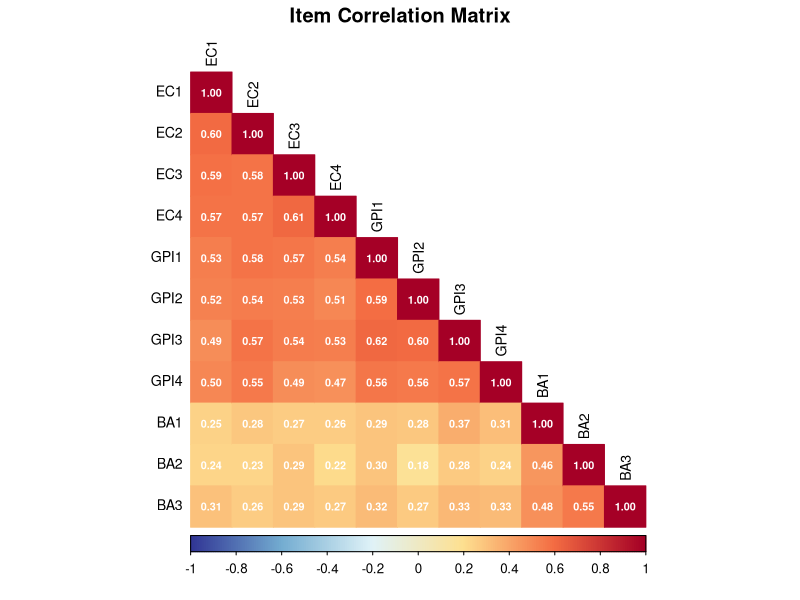
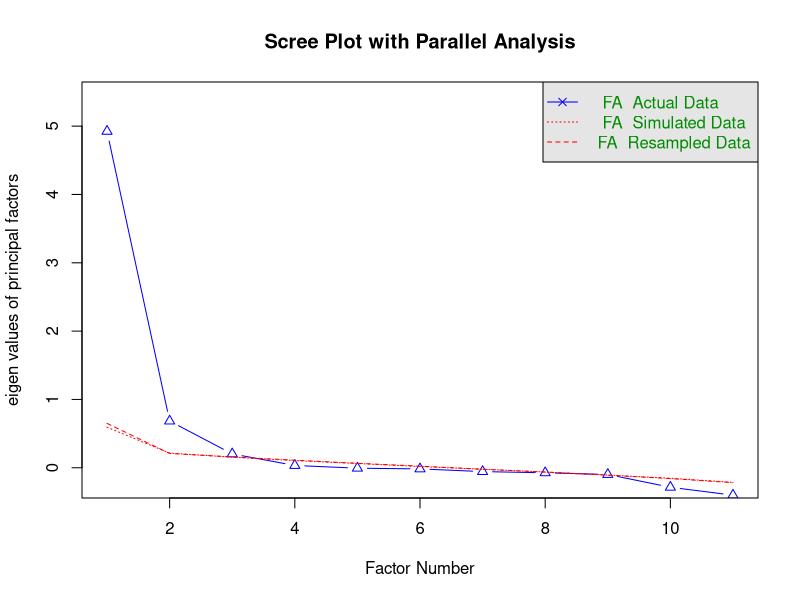

Reproduce these figures in R, in order. (Note: this script raises an error after producing the figures.)
## ---- chunk 1
knitr::opts_chunk$set(
  echo = TRUE,
  fig.width = 8,
  fig.height = 5,
  fig.path = "figs/",
  dev = "svg"
)

dir.create("figs", recursive = TRUE, showWarnings = FALSE)
## ---- chunk 2
#| code-summary: "▶ Load required packages"
# Uncomment to install if needed:
# install.packages(c("lavaan", "semTools", "MASS", "ggplot2",
#                    "dplyr", "tidyr", "corrplot", "psych", "knitr", "lmtest",
#                    "mclust", "dbscan"))

library(lavaan)       # CFA and SEM (Parts 1 and 3)
library(semTools)     # htmt() and auxiliary SEM tools (Parts 1 and 3)
library(MASS)         # mvrnorm(): generate multivariate normal data (all parts)
library(ggplot2)      # Visualizations (all parts)
library(dplyr)        # Data manipulation (all parts)
library(tidyr)        # Data reshaping (Parts 2 and 3)
library(corrplot)     # Correlation heatmap (Part 1)
library(psych)        # EFA (Part 1)
library(knitr)        # Nicely formatted tables (all parts)
library(lmtest)       # Breusch-Pagan heteroskedasticity test (Part 2)
library(mclust)       # Gaussian mixture models / latent class analysis (Part 4)
library(dbscan)       # Local outlier factor and DBSCAN clustering (Part 5)
## ---- chunk 3
#| code-summary: "▶ Simulate green marketing dataset (n=400)"
set.seed(2025)
n <- 400

# ── Step 1: Assign participants to conditions ──────────────────────────────────
treatment <- sample(c(0L, 1L), size = n, replace = TRUE)

# ── Step 2: Define the true factor correlation matrix ─────────────────────────
# EC and GPI are correlated at .93 — too high for discriminant validity
# EC–BA and GPI–BA are at more typical, moderate levels
phi_pop <- matrix(
  c(1.00, 0.93, 0.45,   # EC row
    0.93, 1.00, 0.50,   # GPI row
    0.45, 0.50, 1.00),  # BA row
  nrow = 3, byrow = TRUE,
  dimnames = list(c("EC", "GPI", "BA"), c("EC", "GPI", "BA"))
)

# ── Step 3: Generate latent factor scores ─────────────────────────────────────
latent_base <- MASS::mvrnorm(n = n, mu = c(0, 0, 0), Sigma = phi_pop)

EC_lat  <- latent_base[, 1]
GPI_lat <- latent_base[, 2] + 0.40 * treatment  # Green marketing raises GPI by .40 SD
BA_lat  <- latent_base[, 3]

# ── Step 4: Define item loadings ──────────────────────────────────────────────
# These represent how strongly each item reflects its latent construct
lambda_EC  <- c(0.78, 0.82, 0.74, 0.76)
lambda_GPI <- c(0.80, 0.76, 0.82, 0.78)
lambda_BA  <- c(0.72, 0.76, 0.70)

# ── Step 5: Generate continuous item scores (latent score + measurement error) ─
gen_items <- function(latent, loadings) {
  sapply(loadings, function(lam) {
    lam * latent + sqrt(1 - lam^2) * rnorm(length(latent))
  })
}

EC_cont  <- gen_items(EC_lat,  lambda_EC)
GPI_cont <- gen_items(GPI_lat, lambda_GPI)
BA_cont  <- gen_items(BA_lat,  lambda_BA)

# ── Step 6: Round to 7-point Likert scale ─────────────────────────────────────
# Cut the continuous distribution into 7 ordered categories
to_likert7 <- function(x) {
  z <- (x - mean(x)) / sd(x)   # standardise each item
  breaks <- c(-Inf, -1.5, -0.75, -0.25, 0.25, 0.75, 1.5, Inf)
  as.integer(cut(z, breaks = breaks, labels = 1:7))
}

EC_lik  <- apply(EC_cont,  2, to_likert7)
GPI_lik <- apply(GPI_cont, 2, to_likert7)
BA_lik  <- apply(BA_cont,  2, to_likert7)

# ── Step 7: Assemble the final data frame ─────────────────────────────────────
df <- data.frame(
  id        = 1:n,
  condition = factor(treatment, levels = c(0, 1),
                     labels = c("Control", "Green Marketing")),
  EC1  = EC_lik[, 1], EC2  = EC_lik[, 2],
  EC3  = EC_lik[, 3], EC4  = EC_lik[, 4],
  GPI1 = GPI_lik[, 1], GPI2 = GPI_lik[, 2],
  GPI3 = GPI_lik[, 3], GPI4 = GPI_lik[, 4],
  BA1  = BA_lik[, 1], BA2  = BA_lik[, 2], BA3  = BA_lik[, 3]
)

# Quick look at the data
head(df, 5)
## ---- chunk 4
#| code-summary: "▶ Descriptive statistics by condition"
# Count participants per condition and compute scale means
df |>
  group_by(condition) |>
  summarise(
    n          = n(),
    Mean_EC    = round(rowMeans(across(EC1:EC4))  |> mean(), 2),
    Mean_GPI   = round(rowMeans(across(GPI1:GPI4)) |> mean(), 2),
    Mean_BA    = round(rowMeans(across(BA1:BA3))  |> mean(), 2)
  ) |>
  kable(col.names = c("Condition", "N", "Mean EC", "Mean GPI", "Mean BA"),
        caption = "Sample sizes and scale means by condition")
## ---- chunk 5
#| code-summary: "▶ Plot: item correlation heatmap"
# Extract just the item columns (no ID or condition)
items_df <- df |> select(EC1:BA3)

# Compute correlation matrix
item_cors <- cor(items_df)

# Color-coded heatmap
# Warm colors = high positive correlation; cool colors = low/negative
corrplot(item_cors,
         method   = "color",
         type     = "lower",
         order    = "original",     # keep original order so EC, GPI, BA stay grouped
         tl.col   = "black",
         tl.cex   = 0.85,
         addCoef.col = "white",     # print correlation values
         number.cex  = 0.65,
         col      = colorRampPalette(c("#313695", "#74add1", "#e0f3f8",
                                       "#fee090", "#f46d43", "#a50026"))(200),
         title    = "Item Correlation Matrix",
         mar      = c(0, 0, 1.5, 0))
## ---- chunk 6
#| code-summary: "▶ Compute average within- and between-scale correlations"
# Compute average correlations within each scale and between scales
cors <- cor(items_df)

within_EC  <- mean(cors[1:4, 1:4][lower.tri(cors[1:4, 1:4])])
within_GPI <- mean(cors[5:8, 5:8][lower.tri(cors[5:8, 5:8])])
within_BA  <- mean(cors[9:11, 9:11][lower.tri(cors[9:11, 9:11])])

between_EC_GPI <- mean(abs(cors[1:4, 5:8]))
between_EC_BA  <- mean(abs(cors[1:4, 9:11]))
between_GPI_BA <- mean(abs(cors[5:8, 9:11]))

avg_cor_summary <- data.frame(
  Type  = c("Within EC",  "Within GPI", "Within BA",
            "Between EC–GPI ⚠️", "Between EC–BA", "Between GPI–BA"),
  Avg_r = round(c(within_EC, within_GPI, within_BA,
                  between_EC_GPI, between_EC_BA, between_GPI_BA), 3)
)
kable(avg_cor_summary, col.names = c("Correlation Type", "Average |r|"),
      caption = "Average within-scale and between-scale correlations")
## ---- chunk 7
#| code-summary: "▶ Scree plot with parallel analysis"
# fa.parallel() overlays observed eigenvalues on eigenvalues from 200 randomly
# generated datasets of the same size. Points where the observed line (solid)
# sits clearly above the random baseline (dashed) indicate real factors.
fa.parallel(
  items_df,
  fa          = "fa",    # factor analysis (not principal components)
  fm          = "ml",    # maximum likelihood extraction
  n.iter      = 200,     # random datasets for the parallel baseline
  main        = "Scree Plot with Parallel Analysis",
  show.legend = TRUE
)
## ---- chunk 8
#| code-summary: "▶ EFA with 3 factors (oblique rotation)"
efa_fit <- fa(
  items_df,
  nfactors = 3,           # number of factors to extract
  rotate   = "oblimin",   # oblique rotation — allows correlated factors
  fm       = "ml",        # maximum likelihood estimation
  scores   = "regression"
)

# Print loadings; values below 0.30 suppressed to highlight the pattern
print(loadings(efa_fit), cutoff = 0.30, sort = FALSE)

# the prose below assumes all EC and GPI items load most strongly on one factor
stopifnot(length(unique(apply(abs(unclass(loadings(efa_fit))[1:8, ]), 1, which.max))) == 1)
## ---- chunk 9
#| code-summary: "▶ Variance explained by each factor"
efa_var <- data.frame(
  Factor      = paste0("Factor ", 1:3),
  SS_Loadings = round(efa_fit$Vaccounted["SS loadings",     ], 3),
  Prop_Var    = round(efa_fit$Vaccounted["Proportion Var",  ], 3),
  Cum_Var     = round(efa_fit$Vaccounted["Cumulative Var",  ], 3)
)
kable(efa_var,
      col.names = c("Factor", "SS Loadings",
                    "Proportion of Variance", "Cumulative Variance"),
      caption   = "EFA: variance explained by each factor")
## ---- chunk 10
#| code-summary: "▶ CFA: test the hypothesised 3-factor structure"
cfa_model_conv <- '
  EC  =~ EC1 + EC2 + EC3 + EC4
  GPI =~ GPI1 + GPI2 + GPI3 + GPI4
  BA  =~ BA1  + BA2  + BA3
'

# std.lv = TRUE: fixes factor variances to 1 so loadings and factor
# correlations are directly interpretable on a standardised scale
fit_conv <- cfa(cfa_model_conv, data = items_df, std.lv = TRUE)
summary(fit_conv, fit.measures = TRUE, standardized = TRUE)
## ---- chunk 11
#| code-summary: "▶ Standardised factor loadings table"
std_loads <- standardizedSolution(fit_conv) |>
  filter(op == "=~") |>
  select(lhs, rhs, est.std, se, pvalue) |>
  mutate(across(where(is.numeric), \(x) round(x, 3)))

kable(std_loads,
      col.names = c("Construct", "Item", "Std. Loading", "SE", "p-value"),
      caption   = "CFA standardised factor loadings — convergent validity evidence")
## ---- chunk 12
#| code-summary: "▶ Fit indices summary"
fi <- fitMeasures(fit_conv,
      c("cfi","tli","rmsea","rmsea.ci.lower","rmsea.ci.upper","srmr"))

fit_summary <- data.frame(
  Index     = c("CFI","TLI","RMSEA","RMSEA 90% CI","SRMR"),
  Value     = c(round(fi["cfi"],  3),
                round(fi["tli"],  3),
                round(fi["rmsea"],3),
                paste0("[", round(fi["rmsea.ci.lower"],3),
                       ", ", round(fi["rmsea.ci.upper"],3), "]"),
                round(fi["srmr"], 3)),
  Benchmark = c("≥ 0.95","≥ 0.95","≤ 0.06","—","≤ 0.08")
)
kable(fit_summary,
      col.names = c("Fit Index","Value","Good Fit Benchmark"),
      caption   = "CFA model fit indices")

# estimated EC-GPI factor correlation (standardised), used in the text below
phi_conv <- standardizedSolution(fit_conv) |>
  filter(op == "~~", lhs == "EC", rhs == "GPI") |> pull(est.std)
## ---- chunk 13
#| code-summary: "▶ Run HTMT2 analysis"
# ── Model specification ────────────────────────────────────────────────────────
# This tells htmt() which items belong to which construct.
# It uses the same syntax as lavaan's CFA model specification.
cfa_model <- '
  EC  =~ EC1 + EC2 + EC3 + EC4
  GPI =~ GPI1 + GPI2 + GPI3 + GPI4
  BA  =~ BA1  + BA2  + BA3
'

# ── Run the HTMT analysis ──────────────────────────────────────────────────────
htmt_result <- semTools::htmt(
  model    = cfa_model,   # factor structure: which items belong to which scale
  data     = items_df,    # item-level data ONLY (no id, no condition variable)
  htmt2    = TRUE,        # use HTMT2 (geometric mean) — recommended
  absolute = TRUE         # use absolute values of correlations
)

print(htmt_result)
## ---- chunk 14
#| code-summary: "▶ Plot: HTMT2 bar chart with thresholds"
# Extract the HTMT matrix and reshape for plotting
htmt_mat <- as.matrix(htmt_result)

# semTools fills only one triangle; we need a robust helper to extract a pair
get_htmt <- function(mat, r, c) {
  val <- mat[r, c]
  if (is.na(val)) val <- mat[c, r]   # try the other triangle
  as.numeric(val)
}

htmt_pairs <- data.frame(
  pair  = c("EC ↔ GPI", "EC ↔ BA", "GPI ↔ BA"),
  htmt  = c(get_htmt(htmt_mat, "EC", "GPI"),
            get_htmt(htmt_mat, "EC", "BA"),
            get_htmt(htmt_mat, "GPI", "BA")),
  label = c("Concern", "Criterion met", "Criterion met")
)

ggplot(htmt_pairs, aes(x = reorder(pair, -htmt), y = htmt, fill = label)) +
  geom_col(width = 0.55, colour = "white") +
  # Threshold lines
  geom_hline(yintercept = 0.90, linetype = "dashed",
             colour = "firebrick", linewidth = 0.9) +
  geom_hline(yintercept = 0.85, linetype = "dotted",
             colour = "darkorange", linewidth = 0.9) +
  # Value labels on bars
  geom_text(aes(label = round(htmt, 3)), vjust = -0.5,
            fontface = "bold", size = 4) +
  # Threshold annotations
  annotate("text", x = 3.45, y = 0.915,
           label = "Lenient criterion (0.90)", colour = "firebrick",
           size = 3.3, hjust = 1) +
  annotate("text", x = 3.45, y = 0.865,
           label = "Strict criterion (0.85)", colour = "darkorange",
           size = 3.3, hjust = 1) +
  scale_fill_manual(values = c("Concern"       = "#d73027",
                               "Criterion met" = "#4575b4"),
                    name = NULL) +
  scale_y_continuous(limits = c(0, 1.08), expand = c(0, 0)) +
  labs(
    x        = NULL,
    y        = "HTMT Value",
    title    = "HTMT2 Analysis: Discriminant Validity Criteria",
    subtitle = "Bars above the dashed line do not meet the 0.90 criterion"
  ) +
  theme_minimal(base_size = 13) +
  theme(legend.position = "bottom",
        panel.grid.major.x = element_blank())
## ---- chunk 15
#| code-summary: "▶ Specify the labeled CFA/DVI model"
dvi_model <- '
  # Measurement model
  EC  =~ lam_EC1*EC1 + lam_EC2*EC2 + lam_EC3*EC3 + lam_EC4*EC4
  GPI =~ lam_GPI1*GPI1 + lam_GPI2*GPI2 + lam_GPI3*GPI3 + lam_GPI4*GPI4
  BA  =~ lam_BA1*BA1 + lam_BA2*BA2 + lam_BA3*BA3

  # Error variances
  EC1  ~~ th_EC1*EC1
  EC2  ~~ th_EC2*EC2
  EC3  ~~ th_EC3*EC3
  EC4  ~~ th_EC4*EC4

  GPI1 ~~ th_GPI1*GPI1
  GPI2 ~~ th_GPI2*GPI2
  GPI3 ~~ th_GPI3*GPI3
  GPI4 ~~ th_GPI4*GPI4

  BA1  ~~ th_BA1*BA1
  BA2  ~~ th_BA2*BA2
  BA3  ~~ th_BA3*BA3

  # Factor correlations
  EC  ~~ phi_EC_GPI*GPI
  EC  ~~ phi_EC_BA*BA
  GPI ~~ phi_GPI_BA*BA

  # Congeneric reliability
  CR_EC  := ((lam_EC1 + lam_EC2 + lam_EC3 + lam_EC4)^2) / (((lam_EC1 + lam_EC2 + lam_EC3 + lam_EC4)^2) + th_EC1 + th_EC2 + th_EC3 + th_EC4)
  CR_GPI := ((lam_GPI1 + lam_GPI2 + lam_GPI3 + lam_GPI4)^2) / (((lam_GPI1 + lam_GPI2 + lam_GPI3 + lam_GPI4)^2) + th_GPI1 + th_GPI2 + th_GPI3 + th_GPI4)
  CR_BA  := ((lam_BA1 + lam_BA2 + lam_BA3)^2) / (((lam_BA1 + lam_BA2 + lam_BA3)^2) + th_BA1 + th_BA2 + th_BA3)

  # DVI
  DVI_1      := 1 - sqrt(phi_EC_GPI^2)
  DVI_CR_EC  := sqrt(CR_EC) - sqrt(phi_EC_GPI^2)
  DVI_CR_GPI := sqrt(CR_GPI) - sqrt(phi_EC_GPI^2)
'
## ---- chunk 16
#| code-summary: "▶ Fit CFA and get Wald confidence intervals"
# Fit the CFA using the labelled model
# std.lv = TRUE: fixes factor variances to 1, so phi values ARE correlations
fit_wald <- cfa(
  model  = dvi_model,
  data   = items_df,
  std.lv = TRUE      # ← IMPORTANT: without this, phi is not a correlation
)

# Check that the model converged and fits reasonably
summary(fit_wald, fit.measures = TRUE, standardized = TRUE)
## ---- chunk 17
#| code-summary: "▶ Extract DVI estimates (Wald CIs)"
# Extract parameter estimates with 95% Wald confidence intervals
pe_wald <- parameterEstimates(fit_wald, level = 0.95)

# Filter to the derived parameters (DVI, CR, and the factor correlation)
key_params <- c("phi_EC_GPI", "CR_EC", "CR_GPI",
                "DVI_1", "DVI_CR_EC", "DVI_CR_GPI")

dvi_wald_table <- pe_wald |>
  filter(label %in% key_params) |>
  select(label, est, se, ci.lower, ci.upper, pvalue) |>
  mutate(across(where(is.numeric), \(x) round(x, 3)))

kable(
  dvi_wald_table,
  col.names = c("Parameter", "Estimate", "SE", "CI Lower", "CI Upper", "p-value"),
  caption   = "DVI Results with Wald 95% Confidence Intervals"
)
## ---- chunk 18
#| code-summary: "▶ Re-fit with bootstrap SEs (~60 sec)"
# Fit the model again with bootstrap standard errors
# bootstrap = 1000 is a reasonable minimum; use 2000+ for final reporting
set.seed(31415927)
fit_boot <- cfa(
  model     = dvi_model,
  data      = items_df,
  std.lv    = TRUE,
  se        = "bootstrap",   # switch from Wald to bootstrap
  bootstrap = 1000           # number of bootstrap resamples
)

# Extract parameter estimates with percentile bootstrap CIs
pe_boot <- parameterEstimates(
  fit_boot,
  boot.ci.type = "perc",   # percentile method (most commonly recommended)
  level        = 0.95
)

dvi_boot_table <- pe_boot |>
  filter(label %in% key_params) |>
  select(label, est, ci.lower, ci.upper) |>
  mutate(across(where(is.numeric), \(x) round(x, 3)))

kable(
  dvi_boot_table,
  col.names = c("Parameter", "Estimate", "Bootstrap CI Lower", "Bootstrap CI Upper"),
  caption   = "DVI Results with Percentile Bootstrap 95% Confidence Intervals (B = 1,000)"
)
## ---- chunk 19
#| code-summary: "▶ Plot: DVI forest plot"
# Build a plotting data frame from the bootstrap results
dvi_plot_df <- dvi_boot_table |>
  filter(label %in% c("DVI_1", "DVI_CR_EC", "DVI_CR_GPI")) |>
  mutate(
    label_nice = case_when(
      label == "DVI_1"      ~ "DVI₁: Phi criterion\n(1 – |φ|)",
      label == "DVI_CR_EC"  ~ "DVI_CR (EC): CR criterion\n(√CR_EC – |φ|)",
      label == "DVI_CR_GPI" ~ "DVI_CR (GPI): CR criterion\n(√CR_GPI – |φ|)"
    ),
    supported = ci.lower > 0   # TRUE if entire CI is above zero
  )

ggplot(dvi_plot_df, aes(x = est, y = reorder(label_nice, est), colour = supported)) +
  # CI bar
  geom_segment(aes(x = ci.lower, xend = ci.upper,
                   y = reorder(label_nice, est), yend = reorder(label_nice, est)),
               linewidth = 1.5) +
  # Point estimate
  geom_point(size = 4) +
  # Zero line (the null: no discriminant validity)
  geom_vline(xintercept = 0, linetype = "dashed", colour = "black", linewidth = 0.8) +
  # Colour: green = supported, red = not supported
  scale_colour_manual(values = c("TRUE"  = "#2c7bb6",
                                 "FALSE" = "#d7191c"),
                      labels = c("TRUE"  = "Criterion met (CI above 0)",
                                 "FALSE" = "Not established (CI includes 0)"),
                      name   = NULL) +
  labs(
    x        = "DVI Estimate (with 95% Bootstrap CI)",
    y        = NULL,
    title    = "DVI Forest Plot: EC ↔ GPI Pair",
    subtitle = "If the CI bar crosses the dashed line (0), the criterion is not established"
  ) +
  theme_minimal(base_size = 13) +
  theme(legend.position = "bottom",
        panel.grid.minor = element_blank())
## ---- chunk 20
#| code-summary: "▶ Two-step decision table"
# Determine outcomes based on bootstrap CIs
dvi_results <- dvi_boot_table |>
  filter(label %in% c("DVI_1", "DVI_CR_EC", "DVI_CR_GPI")) |>
  mutate(
    significant = ci.lower > 0,
    verdict     = if_else(significant, "Criterion met ✓", "Not established")
  ) |>
  select(label, est, ci.lower, ci.upper, verdict)

kable(
  dvi_results,
  col.names = c("DVI Metric", "Estimate", "95% CI Lower", "95% CI Upper", "Verdict"),
  caption   = "Two-Step Decision Summary for the EC–GPI Pair"
)
## ---- chunk 21
#| code-summary: "▶ HTMT vs. DVI side-by-side summary"
# Assemble phi and HTMT values for the comparison table
phi_est     <- round(dvi_boot_table$est[dvi_boot_table$label == "phi_EC_GPI"], 3)
phi_ci_lo   <- round(dvi_boot_table$ci.lower[dvi_boot_table$label == "phi_EC_GPI"], 3)
phi_ci_hi   <- round(dvi_boot_table$ci.upper[dvi_boot_table$label == "phi_EC_GPI"], 3)
htmt_val    <- round(get_htmt(htmt_mat, "EC", "GPI"), 3)

comparison <- data.frame(
  Feature         = c("What it tests",
                      "Key output",
                      "Threshold / decision rule",
                      "Relation to reliability",
                      "Formal statistical test?",
                      "EC ↔ GPI result"),
  HTMT            = c("Between-scale vs. within-scale correlations",
                      paste0("HTMT2 = ", htmt_val),
                      "< 0.85 (strict) or < 0.90 (lenient)",
                      "Indirect: built from indicator correlations; HTMT2 targets the latent correlation",
                      "Criterion on a point estimate (no CI by default)",
                      if_else(htmt_val >= 0.90, "Criterion not met (≥ 0.90)", "Criterion met ✓")),
  `DVI (Pieters et al., 2025)` = c("Factor correlation and scale reliability",
                      paste0("φ = ", phi_est, " [", phi_ci_lo, ", ", phi_ci_hi, "]"),
                      "DVI > 0 with CI excluding zero",
                      "Explicit: compares φ with √CR",
                      "Yes: Wald and bootstrap CIs",
                      "See DVI table above")
)

kable(
  comparison,
  col.names = c("Feature", "HTMT", "DVI (Pieters et al., 2025)"),
  caption   = "Comparing the two discriminant validity methods"
)
## ---- chunk 22
#| code-summary: "▶ Simulate WTP data: eco utility vs. perceived price confound"
set.seed(2025)
N_wtp <- 300

# Two latent constructs
eco_utility  <- rnorm(N_wtp, 0, 1)
# Price belief correlated with utility: eco-conscious consumers expect eco products to cost more
price_belief <- 0.40 * eco_utility + rnorm(N_wtp, 0, sqrt(1 - 0.40^2))

# Products 1–3: plain packaging — WTP driven primarily by eco utility
# Products 4–6: luxury packaging — WTP also inflated by price belief
# Log-scale WTP ensures positive values and stabilises variance (currency is right-skewed)
wtp_df <- data.frame(
  plain1 = round(exp(3.0 + 0.70 * eco_utility + 0.15 * price_belief + rnorm(N_wtp, 0, 0.30))),
  plain2 = round(exp(3.0 + 0.72 * eco_utility + 0.12 * price_belief + rnorm(N_wtp, 0, 0.30))),
  plain3 = round(exp(3.0 + 0.68 * eco_utility + 0.18 * price_belief + rnorm(N_wtp, 0, 0.30))),
  lux4   = round(exp(3.0 + 0.40 * eco_utility + 0.60 * price_belief + rnorm(N_wtp, 0, 0.30))),
  lux5   = round(exp(3.0 + 0.38 * eco_utility + 0.62 * price_belief + rnorm(N_wtp, 0, 0.30))),
  lux6   = round(exp(3.0 + 0.42 * eco_utility + 0.58 * price_belief + rnorm(N_wtp, 0, 0.30)))
)
log_wtp_df <- as.data.frame(log(wtp_df))
colnames(log_wtp_df) <- paste0("log_", names(wtp_df))

cat("Mean WTP by packaging type:\n")
cat(sprintf("  Plain packaging (products 1–3): $%.1f\n", mean(unlist(wtp_df[,1:3]))))
cat(sprintf("  Luxury packaging (products 4–6): $%.1f\n", mean(unlist(wtp_df[,4:6]))))
## ---- chunk 23
#| code-summary: "▶ EFA on log-WTP: do plain and luxury products cluster separately?"
wtp_efa <- fa(log_wtp_df, nfactors = 2, rotate = "oblimin", fm = "ml")
print(loadings(wtp_efa), cutoff = 0.30)
## ---- chunk 24
#| code-summary: "▶ CFA model comparison: 1-factor vs. 2-factor WTP"
# Model 1: All six WTP products driven by a single latent utility construct
wtp_1f <- '
  utility =~ log_plain1 + log_plain2 + log_plain3 +
             log_lux4   + log_lux5   + log_lux6
'

# Model 2: Two latent sources — eco utility (plain) and price-inflated utility (luxury)
wtp_2f <- '
  eco_util  =~ log_plain1 + log_plain2 + log_plain3
  price_wtp =~ log_lux4   + log_lux5   + log_lux6
'

fit_wtp_1f <- cfa(wtp_1f, data = log_wtp_df, std.lv = TRUE)
fit_wtp_2f <- cfa(wtp_2f, data = log_wtp_df, std.lv = TRUE)

fi_1f <- fitMeasures(fit_wtp_1f, c("cfi","rmsea","srmr"))
fi_2f <- fitMeasures(fit_wtp_2f, c("cfi","rmsea","srmr"))

wtp_compare <- data.frame(
  Model   = c("1-factor (single utility construct)",
               "2-factor (eco utility + price belief)"),
  CFI     = round(c(fi_1f["cfi"],   fi_2f["cfi"]),   3),
  RMSEA   = round(c(fi_1f["rmsea"], fi_2f["rmsea"]), 3),
  SRMR    = round(c(fi_1f["srmr"],  fi_2f["srmr"]),  3)
)
kable(wtp_compare,
      col.names = c("Model","CFI","RMSEA","SRMR"),
      caption   = "WTP model comparison: fit indices")

# Likelihood ratio test
print(lavTestLRT(fit_wtp_1f, fit_wtp_2f))
## ---- chunk 25
#| code-summary: "▶ MTMM correlations: text topics vs. Likert scales (two scenarios)"
# In practice you would:
#   1. Collect open-ended responses
#   2. Fit a 3-topic STM: stm(documents, vocab, K=3, prevalence=~condition, data=meta)
#   3. Extract per-participant topic proportions (the theta matrix)
#   4. Correlate theta columns with the corresponding Likert scale scores

# Below we simulate what those MTMM correlations look like
# under two scenarios: clean recovery vs. built-in contamination

set.seed(42)
ec_score  <- rowMeans(df[, c("EC1","EC2","EC3","EC4")])
gpi_score <- rowMeans(df[, c("GPI1","GPI2","GPI3","GPI4")])
ba_score  <- rowMeans(df[, c("BA1","BA2","BA3")])

# Scenario A: text topics cleanly recover the three intended constructs
ec_text_A  <- 0.65 * ec_score  + 0.10 * gpi_score + 0.05 * ba_score + rnorm(400, 0, 0.5)
gpi_text_A <- 0.10 * ec_score  + 0.62 * gpi_score + 0.08 * ba_score + rnorm(400, 0, 0.5)
ba_text_A  <- 0.08 * ec_score  + 0.07 * gpi_score + 0.60 * ba_score + rnorm(400, 0, 0.5)

# Scenario B: GPI-text is dominated by environmental language (EC-contaminated)
ec_text_B  <- 0.65 * ec_score  + 0.10 * gpi_score + 0.05 * ba_score + rnorm(400, 0, 0.5)
gpi_text_B <- 0.58 * ec_score  + 0.20 * gpi_score + 0.07 * ba_score + rnorm(400, 0, 0.5) # ← built-in contamination
ba_text_B  <- 0.08 * ec_score  + 0.07 * gpi_score + 0.60 * ba_score + rnorm(400, 0, 0.5)

# MTMM correlation tables (text rows × Likert columns)
mtmm_A <- round(cor(
  data.frame(EC_Likert=ec_score, GPI_Likert=gpi_score, BA_Likert=ba_score,
             EC_text=ec_text_A, GPI_text=gpi_text_A, BA_text=ba_text_A)
)[4:6, 1:3], 2)

mtmm_B <- round(cor(
  data.frame(EC_Likert=ec_score, GPI_Likert=gpi_score, BA_Likert=ba_score,
             EC_text=ec_text_B, GPI_text=gpi_text_B, BA_text=ba_text_B)
)[4:6, 1:3], 2)

cat("Scenario A — Good discriminant validity (text topics recover constructs cleanly):\n")
print(mtmm_A)
cat("\nScenario B — Contamination built in (GPI-text bleeds into EC):\n")
print(mtmm_B)
## ---- chunk 26
#| code-summary: "▶ Simulate: one DV (WTP), two latent sources"

sdv <- local({
  set.seed(2025)
  n      <- 2000
  label  <- rbinom(n, 1, 0.5)                    # eco-label (randomised)
  cue    <- rbinom(n, 1, 0.5)                    # high reference-price cue (randomised)
  value  <- rnorm(n)                             # latent personal value: the label does NOT change it
  pexp   <- 0.4 * value + 0.5 * label + 0.5 * cue + rnorm(n, 0, sqrt(1 - 0.4^2))   # latent price expectation
  wtp    <- 0.8 * value + 0.6 * pexp + rnorm(n, 0, 0.5)                            # the single observed DV
  pexp_m <- pexp + rnorm(n, 0, 0.5)              # noisy self-report: "what would this typically cost?"
  data.frame(label, cue, value, pexp, wtp, pexp_m)
})

fit_a <- lm(wtp ~ label + cue, data = sdv)
fit_m <- lm(pexp_m ~ label + cue, data = sdv)    # does the label move the measured price expectation?
fit_v <- lm(value ~ label + cue, data = sdv)     # the truth, available only because this is a simulation
cf <- function(fit, term) summary(fit)$coefficients[term, 1:2]
fmt <- function(x) sprintf("%.2f (SE %.2f)", x[1], x[2])

sdv_tab <- data.frame(
  Check = c("Effect of the label on WTP",
            "Effect of the price cue on WTP",
            "Effect of the label on the measured expected-price item",
            "True effect of the label on value (known only in a simulation)"),
  Estimate = c(fmt(cf(fit_a, "label")), fmt(cf(fit_a, "cue")), fmt(cf(fit_m, "label")), fmt(cf(fit_v, "label"))),
  Reading = c("Looks like the label raised value, but WTP alone can't say why",
              "WTP moves with a cue meant to change only the market price, so WTP carries a price-expectation component",
              "The label also raises expected price: a rival route to the same WTP increase",
              "Zero by construction"))
kable(sdv_tab, caption = "One DV, two latent sources")

# The simulated truth: label raises WTP only through price expectation (0.6 x 0.5 = 0.30)
stopifnot(abs(cf(fit_a, "label")[1] - 0.30) < 4 * cf(fit_a, "label")[2],
          abs(cf(fit_a, "cue")[1]   - 0.30) < 4 * cf(fit_a, "cue")[2],
          abs(cf(fit_v, "label")[1]) < 4 * cf(fit_v, "label")[2],
          abs(cf(fit_m, "label")[1] - 0.50) < 4 * cf(fit_m, "label")[2])
